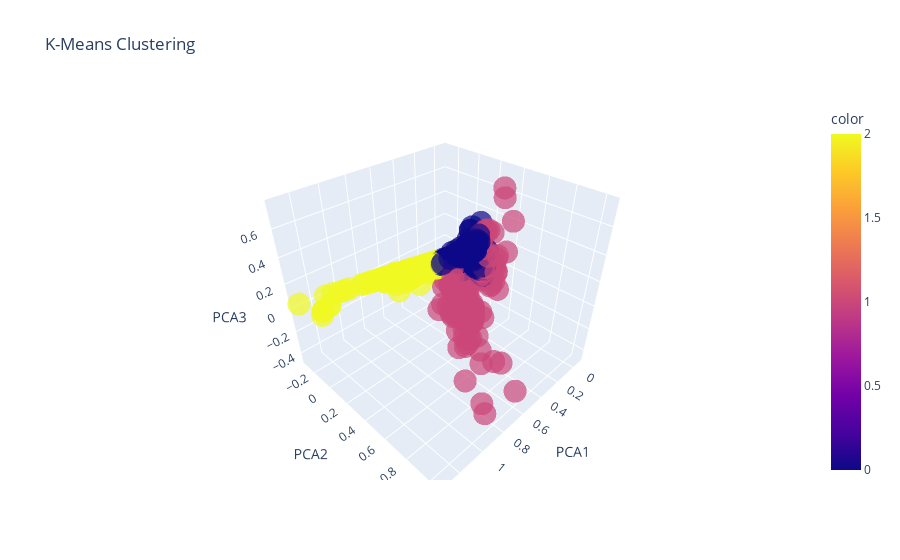

Here is the notebook cell this chart was saved with:
### Code cell
# visualizing in 3D
from mpl_toolkits.mplot3d import Axes3D
pca = PCA(n_components=3)
data_pca3 = pca.fit_transform(X)

pca3_df = pd.DataFrame(data_pca3, columns=['PCA1', 'PCA2', 'PCA3'])

import plotly.express as px
fig = px.scatter_3d(pca3_df, x='PCA1', y='PCA2', z='PCA3', title='K-Means Clustering', color=kmeans.labels_, opacity=0.7, size_max=10)
fig.show()

### Figure 1 — Plotly figure (JSON) as saved in the notebook; plotly's stock layout.template omitted (floating-point values rounded to 4 significant figures; data arrays with more than 128 entries replaced by an {"elided": "..."} marker saying what was removed)
{"data": [{"hovertemplate": "PCA1=%{x}<br>PCA2=%{y}<br>PCA3=%{z}<br>color=%{marker.color}<extra></extra>", "legendgroup": "", "marker": {"color": {"elided": "7050 int values"}, "coloraxis": "coloraxis", "opacity": 0.7, "symbol": "circle"}, "mode": "markers", "name": "", "scene": "scene", "showlegend": false, "type": "scatter3d", "x": {"elided": "7050 float values"}, "y": {"elided": "7050 float values"}, "z": {"elided": "7050 float values"}}], "layout": {"coloraxis": {"colorbar": {"title": {"text": "color"}}, "colorscale": [[0, "#0d0887"], [0.1111, "#46039f"], [0.2222, "#7201a8"], [0.3333, "#9c179e"], [0.4444, "#bd3786"], [0.5556, "#d8576b"], [0.6667, "#ed7953"], [0.7778, "#fb9f3a"], [0.8889, "#fdca26"], [1, "#f0f921"]]}, "legend": {"tracegroupgap": 0}, "scene": {"domain": {"x": [0, 1], "y": [0, 1]}, "xaxis": {"title": {"text": "PCA1"}}, "yaxis": {"title": {"text": "PCA2"}}, "zaxis": {"title": {"text": "PCA3"}}}, "title": {"text": "K-Means Clustering"}}}
